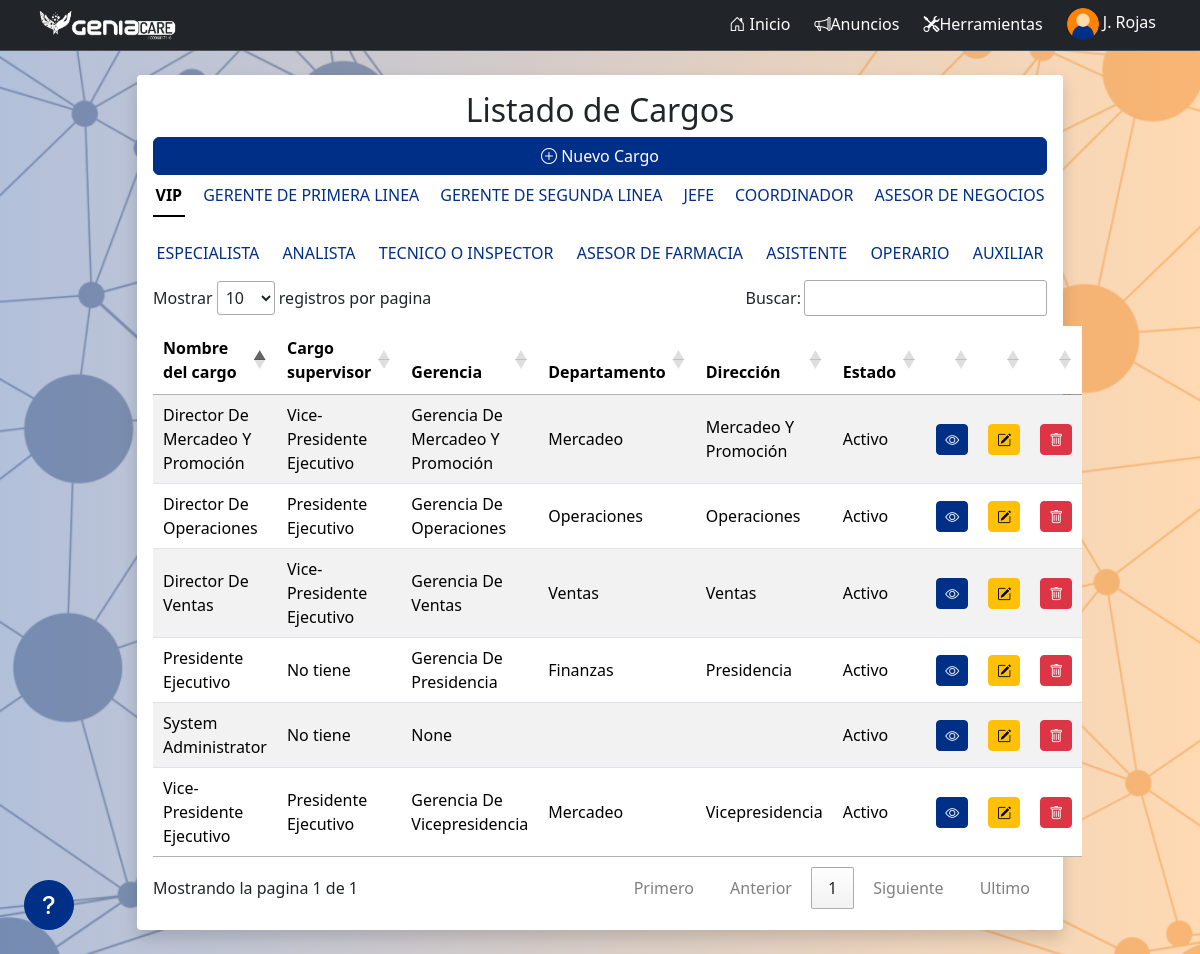
The page /cargos/ (signed in) on the database as committed earlier.
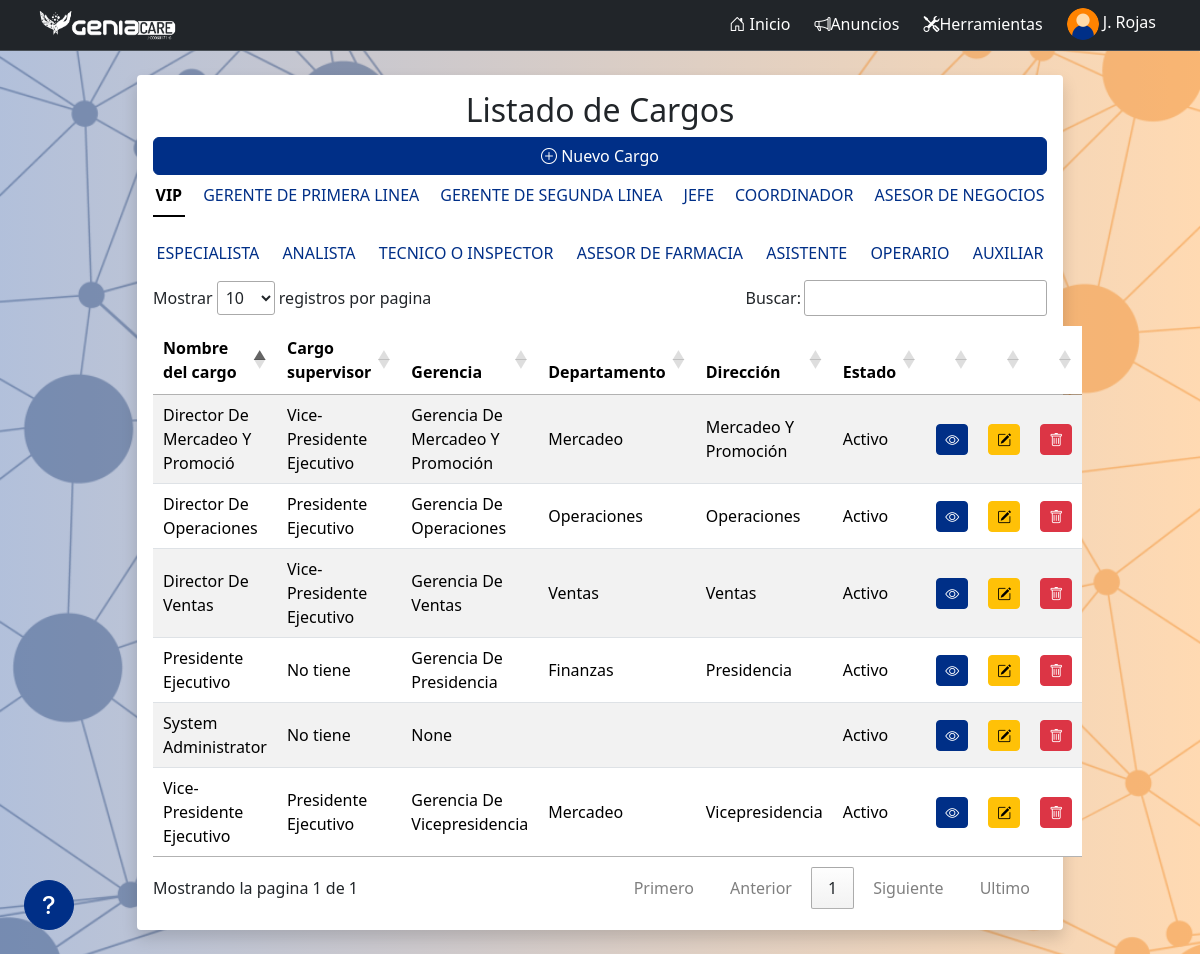
The same page on the database as committed later.
### performanceGC/models.py (models this page shows, shortened)
class Cargo(models.Model):
    nombreText = models.CharField(max_length=200)
    supervisor = models.ForeignKey(
        'self', on_delete=models.CASCADE, null=True, blank=True)
    nivel = models.ForeignKey(Niveles, on_delete=models.CASCADE, null=True)
    gerencia = models.ForeignKey(Gerencia, on_delete=models.CASCADE, null=True, blank=True)
    direccion = models.ForeignKey(Direccion, on_delete=models.CASCADE, null=True, blank=True)
    nombre_infocent = models.CharField(max_length=200, null=True, blank=True)
    is_active = models.BooleanField(default=True)
    history = HistoricalRecords()
    class Meta:
        ordering = ['nivel', 'nombreText']
        verbose_name = 'Cargo'
        verbose_name_plural = 'Cargos'
    def __str__(self):
        return self.nombreText

class Gerencia(models.Model):
    nombreText = models.CharField(max_length=200)
    direccion = models.ForeignKey(
        Direccion, on_delete=models.SET_NULL, null=True)
    departamento = models.ForeignKey(
        Departamento, on_delete=models.SET_NULL, null=True)
    debajo = models.ForeignKey(
        'self', on_delete=models.CASCADE, null=True, blank=True)
    history = HistoricalRecords()
    class Meta:
        ordering = ['id']
        verbose_name = 'Gerencia'
        verbose_name_plural = 'Gerencias'
    def __str__(self):
        return f'Gerencia de {self.nombreText}'

class Departamento(models.Model):
    nombre = models.CharField(max_length=200, unique=True)
    history = HistoricalRecords()
    class Meta:
        ordering = ['id']
        verbose_name = 'Departamento'
        verbose_name_plural = 'Departamentos'
    def __str__(self):
        return self.nombre

class Direccion(models.Model):
    nombre = models.CharField(max_length=200, unique=True)
    debajo = models.ForeignKey(
        'self', on_delete=models.CASCADE, null=True, blank=True)
    history = HistoricalRecords()
    class Meta:
        ordering = ['id']
        verbose_name = 'Dirección'
        verbose_name_plural = 'Direcciones'
    def __str__(self):
        return self.nombre

### performanceGC/views.py (the view)
# urls.py: path('cargos/', views.seeCargos, name='seeCargos'),
@staff_member_required(login_url='account_login')
def seeCargos(request):
    niveles = Niveles.objects.all().order_by('valor')
    return render(request, 'seeCargos.html', {
        'niveles': niveles,
    })

### performanceGC/models.py (called while the page is built)
    def get_choice_value(self):
        return dict(self.CHOICES)[self.valor]

    def cargos(self):
        return self.cargo_set.all()

    def __str__(self):
        return self.nombre + ' ' + self.apellido

    def get_short_name(self):
        return f'{self.nombre[0]}. {self.apellido.split()[0]}'.title()

### performanceGC/templatetags/custom_tags.py (called while the page is built)
@register.filter
def get_file_url(file_field):
    try:
        return file_field.url
    except ValueError:
        return None

### performanceGC/templates/seeCargos.html (shortened to what this page needs)
{% extends 'main.html' %}
{% load static %}
{% load custom_tags %}
{% block content %}
  <section class="row justify-content-center my-4">
    <div class="col-12 col-md-10">
      <div class="card card-body border-0 rounded-1 shadow">
        <h2 class="text-center">Listado de Cargos</h2>
        <a href="{% url 'addCargo' %}" class="btn btn-primary">
            <i class="bi bi-plus-circle"></i>
            Nuevo Cargo</a>
        <ul class="nav nav-underline nav-fill" id="myTab" role="tablist">
          {% for nivel in niveles %}
            <li class="nav-item" role="presentation">
              <button class="nav-link {% if forloop.first %}active{% endif %}"
                id="tab-{{ nivel.id }}-tab"
                data-bs-toggle="tab"
                data-bs-target="#tab-{{ nivel.id }}"
                type="button"
                role="tab"
                aria-controls="tab-{{ nivel.id }}"
                aria-selected="{% if forloop.first %}
                  true
                {% else %}
                  false
                {% endif %}">
                {{ nivel.get_choice_value }}
              </button>
            </li>
          {% endfor %}
        </ul>
        <div class="tab-content" id="myTabContent">
          {% for nivel in niveles %}
            <div class="tab-pane fade {% if forloop.first %}show active{% endif %}" id="tab-{{ nivel.id }}" role="tabpanel" aria-labelledby="tab-{{ nivel.id }}-tab">
              <table class="table table-hover table-striped datatable align-middle w-100">
                <thead>
                  <tr>
                    <th scope="col">Nombre del cargo</th>
                    <th scope="col">Cargo supervisor</th>
                    <th scope="col">Gerencia</th>
                    <th scope="col">Departamento</th>
                    <th scope="col">Dirección</th>
                    <th scope="col">Estado</th>
                    <th scope="col"></th>
                    <th scope="col"></th>
                    <th scope="col"></th>
                  </tr>
                </thead>
                <tbody>
                  {% for cargo in nivel.cargos %}
                    <tr>
                      <td>{{ cargo.nombreText|title }}</td>
                      <td>
                        {% if cargo.supervisor %}
                          {{ cargo.supervisor|title }}
                        {% else %}
                          No tiene
                        {% endif %}
                      </td>
                      <td>{{ cargo.gerencia|title }}</td>
                      <td>{{ cargo.gerencia.departamento|title }}</td>
                      <td>{{ cargo.gerencia.direccion|title }}</td>
                      <td>
                        {% if cargo.is_active %}
                          Activo
                        {% else %}
                          Inactivo
                        {% endif %}
                      </td>
                      <td>
                        <a href="{% url 'cargodetails' cargo.id %}" class="btn btn-sm btn-primary"><i class="bi bi-eye"></i></a>
                      </td>
                      <td>
                        <a href="{% url 'editCargo' cargo.id %}" class="btn btn-sm btn-warning"><i class="bi bi-pencil-square"></i></a>
                      </td>
                        <td>
                        <form action="{% url 'deactivatecargo' cargo.id %}" method="post" id="form-{{ cargo.id }}">
                          <button type="button" class="btn btn-sm btn-danger" onclick="deactivateModalTexts('Confirmar Desactivación','¿Está seguro que desea desactivar el cargo {{ cargo.nombreText|title }}?', document.getElementById('form-{{ cargo.id }}'))"><i class="bi bi-trash"></i></button>
                        </form>
                      </td>
                    </tr>
                  {% endfor %}
                </tbody>
              </table>
            </div>
          {% endfor %}
        </div>
      </div>
    </div>
  </section>
{% endblock %}

Rows that differ between the two databases and show on the page:
changed Cargo "Gerencia De Mercadeo Y Promoción": nombreText "Director De Mercadeo Y Promoción" → "Director De Mercadeo Y Promoció"
